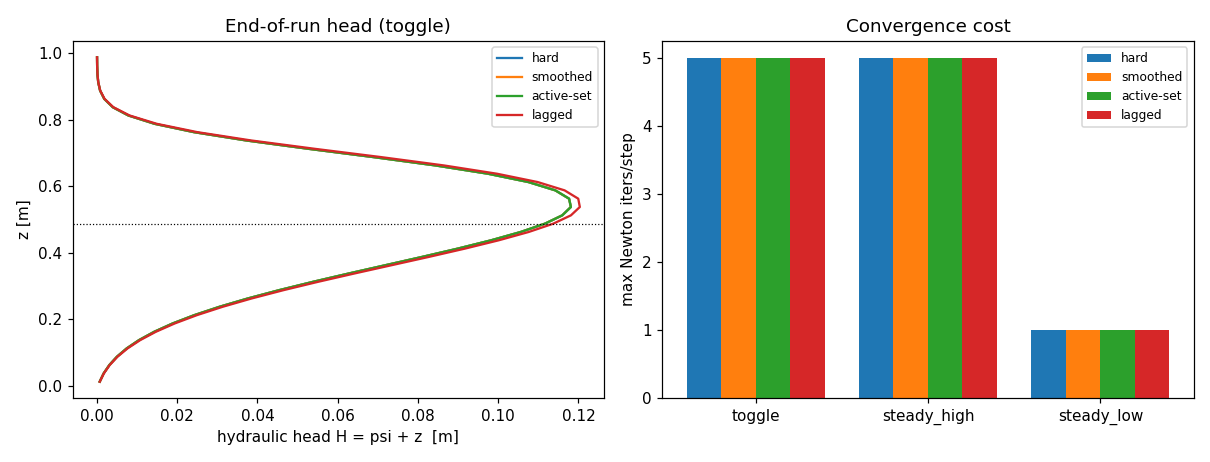

Here is the Python script that generated this plot:
"""
PIDS de-risking probe — reverse one-way "catch-valve" numerical tractability
============================================================================

PURPOSE
    Isolate and stress-test the SOLE decisive engineered-BC primitive for PIDS:
    the REVERSE catch-valve. It ADMITS surface-runoff INFLUX when a prescribed
    surface head h_surf exceeds the local subsurface hydraulic head H_node, and
    BLOCKS all groundwater OUTFLOW (flux clamped to >= 0) — the INVERSE of a
    conventional tile drain. The cross-engine analysis showed this is a non-smooth
    complementarity / Signorini condition  q = C*max(0, h_surf - H_node), whose
    kink at the threshold is the universal Newton "active-set chatter" hazard for
    every candidate engine. Proving it tractable here (pure Python, plain Windows)
    de-risks all of them at once, before any PETSc/Fortran build.

HOST PDE
    1-D vertical variably-saturated flow (mixed-form Richards, van Genuchten /
    Mualem), cell-centred finite volume, backward Euler, Newton with a NUMERICAL
    Jacobian (robust; no hand-coded derivatives). z is positive UP; H = psi + z;
    fluxes positive UP. Bottom: Dirichlet head (water table). Top: no-flow.

    HOST SANITY GATE: the initial condition H = 0 everywhere (psi = -z) is the
    EXACT steady state for (bottom H=0, top no-flow, valve shut). The 'steady_low'
    scenario must therefore converge in ~1 iteration with ~zero mass-balance error.
    If it does not, the host is wrong and no valve result can be trusted.

VALVE VARIANTS
    hard       : q = C*max(0, dh).                 (kink; Jacobian via FD)
    smoothed   : q = C*softplus_eps(dh).           (smooth)
    active-set : q = C*max(0, dh), active set frozen during the Jacobian (semismooth)
    lagged     : q evaluated at the PREVIOUS time level (operator-split / external
                 coupling style) — tests the synthesis warning that lagged switching
                 chatters / leaks mass vs. an implicit in-solver hook.

Runs with: Python 3 + NumPy + SciPy (+ Matplotlib for an optional figure).
"""

from __future__ import annotations
import numpy as np


# ----------------------------------------------------------------------------
# Soil hydraulic properties — van Genuchten / Mualem (well-behaved loam)
# ----------------------------------------------------------------------------
class VG:
    theta_r, theta_s = 0.078, 0.43
    alpha, n = 3.6, 1.56
    m = 1.0 - 1.0 / n
    Ks = 0.25  # m/day

    @staticmethod
    def theta(psi):
        psi = np.clip(np.asarray(psi, float), -1e3, 1e3)
        out = np.full_like(psi, VG.theta_s)
        u = psi < 0.0
        Se = (1.0 + (VG.alpha * np.abs(psi[u])) ** VG.n) ** (-VG.m)
        out[u] = VG.theta_r + (VG.theta_s - VG.theta_r) * Se
        return out

    @staticmethod
    def K(psi):
        psi = np.clip(np.asarray(psi, float), -1e3, 1e3)
        out = np.full_like(psi, VG.Ks)
        u = psi < 0.0
        Se = (1.0 + (VG.alpha * np.abs(psi[u])) ** VG.n) ** (-VG.m)
        out[u] = VG.Ks * np.sqrt(Se) * (1.0 - (1.0 - Se ** (1.0 / VG.m)) ** VG.m) ** 2
        return out


# ----------------------------------------------------------------------------
# Grid / domain
# ----------------------------------------------------------------------------
L, N = 1.0, 40
dz = L / N
zc = dz * (np.arange(N) + 0.5)            # cell centres, z up from 0 (bottom)
i_valve = int(np.argmin(np.abs(zc - 0.5)))
H_bot = 0.0                               # Dirichlet hydraulic head at z=0


def softplus_eps(x, eps):
    z = x / eps
    return eps * (np.maximum(z, 0.0) + np.log1p(np.exp(-np.abs(z))))


def faces_flux(psi):
    """Face fluxes (positive UP): bottom face, N-1 interior faces, top face(=0)."""
    K = VG.K(psi)
    Kf = 0.5 * (K[:-1] + K[1:])                       # interior interfaces
    q_int = -Kf * ((psi[1:] - psi[:-1]) / dz + 1.0)   # q_{i+1/2}, i=0..N-2
    psi_ghost = H_bot + dz / 2.0                       # ghost centre at z=-dz/2
    Kb = 0.5 * (VG.K(np.array([psi[0]]))[0] + VG.K(np.array([psi_ghost]))[0])
    q_bot = -Kb * ((psi[0] - psi_ghost) / dz + 1.0)    # at z=0, into domain if >0
    return q_bot, q_int


def valve_flux(psi, psi_lag, h_now, h_lag, Cv, variant, eps):
    """Reverse catch-valve inflow at i_valve [m/day], always >= 0."""
    if variant == "lagged":
        dh = h_lag - (psi_lag[i_valve] + zc[i_valve])
        return Cv * max(0.0, dh)
    dh = h_now - (psi[i_valve] + zc[i_valve])
    if variant == "smoothed":
        return Cv * softplus_eps(dh, eps)
    return Cv * max(0.0, dh)                            # hard / active-set


def residual(psi, psi_n, psi_lag, dt, h_now, h_lag, Cv, variant, eps):
    theta = VG.theta(psi)
    theta_n = VG.theta(psi_n)
    q_bot, q_int = faces_flux(psi)
    # net upward flux divergence per cell: (q_into_bottom - q_out_top)
    q_in = np.empty(N)
    q_in[0] = q_bot
    q_in[1:] = q_int                                   # bottom face of cell i = q_{i-1/2}
    q_out = np.empty(N)
    q_out[:-1] = q_int                                 # top face of cell i = q_{i+1/2}
    q_out[-1] = 0.0                                     # no-flow top
    F = dz * (theta - theta_n) / dt - (q_in - q_out)
    F[i_valve] -= valve_flux(psi, psi_lag, h_now, h_lag, Cv, variant, eps)
    return F


def newton_step(psi_n, psi_lag, dt, h_now, h_lag, Cv, variant, eps,
                tol=1e-9, maxit=60):
    psi = psi_n.copy()
    active0 = None
    flips = 0
    for it in range(1, maxit + 1):
        F = residual(psi, psi_n, psi_lag, dt, h_now, h_lag, Cv, variant, eps)
        # numerical Jacobian (dense, N x N — trivial here)
        J = np.zeros((N, N))
        for j in range(N):
            d = 1e-7 * (1.0 + abs(psi[j]))
            pp = psi.copy(); pp[j] += d
            Fp = residual(pp, psi_n, psi_lag, dt, h_now, h_lag, Cv, variant, eps)
            J[:, j] = (Fp - F) / d
        try:
            delta = np.linalg.solve(J, -F)
        except np.linalg.LinAlgError:
            return psi, it, flips, False
        # damp very large steps to keep property eval in range
        big = np.max(np.abs(delta))
        if big > 5.0:
            delta *= 5.0 / big
        psi = psi + delta
        # chatter bookkeeping (active state of the implicit valve)
        if variant != "lagged":
            act = (h_now - (psi[i_valve] + zc[i_valve])) > 0.0
            if active0 is not None and act != active0:
                flips += 1
            active0 = act
        if np.max(np.abs(delta)) < tol:
            return psi, it, flips, True
    return psi, maxit, flips, False


def run(variant, hsurf_fn, Cv, dt=0.005, T=1.0, eps=2e-3):
    nsteps = int(round(T / dt))
    psi = -zc.copy()
    theta0 = VG.theta(psi)
    S0 = np.sum(theta0) * dz
    iters_max, flips_tot, nonconv = 0, 0, 0
    valve_cum, bot_cum, min_thru = 0.0, 0.0, np.inf
    maxHv = -np.inf
    h_lag = hsurf_fn(0.0)
    psi_lag = psi.copy()
    for k in range(nsteps):
        t = (k + 1) * dt
        h_now = hsurf_fn(t)
        psi_new, it, flips, ok = newton_step(psi, psi_lag, dt, h_now, h_lag, Cv, variant, eps)
        iters_max = max(iters_max, it)
        flips_tot += flips
        if not ok:
            nonconv += 1
        # diagnostics from the accepted state
        qv = valve_flux(psi_new, psi_lag, h_now, h_lag, Cv, variant, eps)
        valve_cum += qv * dt
        min_thru = min(min_thru, qv)
        maxHv = max(maxHv, psi_new[i_valve] + zc[i_valve])
        q_bot, _ = faces_flux(psi_new)
        bot_cum += q_bot * dt
        psi_lag = psi.copy()
        psi = psi_new
        h_lag = h_now
    S_end = np.sum(VG.theta(psi)) * dz
    dS = S_end - S0
    mb = dS - (bot_cum + valve_cum)            # storage change = net in at bottom + valve in
    scale = max(abs(dS), abs(valve_cum), abs(bot_cum), 1e-12)
    return dict(variant=variant, iters_max=iters_max, flips=flips_tot, nonconv=nonconv,
                valve_cum=valve_cum, bot_cum=bot_cum, mb_rel=mb / scale,
                min_thru=min_thru, maxHv=maxHv, psi_end=psi)


# ----------------------------------------------------------------------------
# Scenarios — prescribed surface head h_surf(t); node head starts at H=0
# ----------------------------------------------------------------------------
def s_toggle(t):
    if t < 0.2:  return -0.20                               # closed
    if t < 0.5:  return  0.30                               # wide open
    if t < 0.7:  return 0.03 * np.sign(np.sin(2*np.pi*(t-0.5)/0.04))  # toggling at threshold
    return -0.20                                            # closed

def s_high(t): return 0.30
def s_low(t):  return -0.30
def s_above(t): return 0.05   # pinned just above the initial node head (H=0): stresses the switch

SCENARIOS = {"toggle": s_toggle, "steady_high": s_high, "steady_low": s_low}
VARIANTS = ["hard", "smoothed", "active-set", "lagged"]


def decide_pass_fail(R):
    ok, msgs = True, []
    # host sanity: steady_low must be an essentially-trivial, mass-conserving solve
    h = R[("steady_low", "hard")]
    if h["nonconv"] > 0 or abs(h["mb_rel"]) > 1e-6 or h["iters_max"] > 6:
        ok = False
        msgs.append(f"[FAIL host] steady_low: nonconv={h['nonconv']} mb_rel={h['mb_rel']:.2e} maxit={h['iters_max']}")
    else:
        msgs.append(f"[ok host] steady_low equilibrium held: maxit={h['iters_max']} mb_rel={h['mb_rel']:.2e}")
    for sc in SCENARIOS:
        for v in ["smoothed", "active-set"]:
            r = R[(sc, v)]
            if r["nonconv"] > 0:
                ok = False; msgs.append(f"[FAIL] {v}/{sc}: {r['nonconv']} non-converged steps")
            if abs(r["mb_rel"]) > 1e-6:
                ok = False; msgs.append(f"[FAIL] {v}/{sc}: mass-balance rel {r['mb_rel']:.2e} > 1e-6")
            if r["min_thru"] < -1e-10:
                ok = False; msgs.append(f"[FAIL] {v}/{sc}: valve leaked OUTFLOW {r['min_thru']:.2e}")
            if r["iters_max"] > 15:
                msgs.append(f"[warn] {v}/{sc}: max iters {r['iters_max']} > 15")
    return ok, msgs


def main():
    Cv = 0.5
    R = {}
    print(f"Grid N={N} dz={dz:.4f} m | valve node {i_valve} (z={zc[i_valve]:.3f} m) | "
          f"Cv={Cv} m/day/m | dt=0.005 day, T=1 day\n")
    hdr = (f"{'scenario':12} {'variant':11} {'maxit':>5} {'flips':>5} {'nonconv':>7} "
           f"{'valve_in[m]':>11} {'bot_net[m]':>10} {'massbal_rel':>12} {'min_thru':>11}")
    print(hdr); print("-" * len(hdr))
    for sc, fn in SCENARIOS.items():
        for v in VARIANTS:
            r = run(v, fn, Cv); R[(sc, v)] = r
            mt = "n/a" if not np.isfinite(r["min_thru"]) else f"{r['min_thru']:11.3e}"
            print(f"{sc:12} {v:11} {r['iters_max']:5d} {r['flips']:5d} {r['nonconv']:7d} "
                  f"{r['valve_cum']:11.5f} {r['bot_cum']:10.5f} {r['mb_rel']:12.3e} {mt:>11}")
    print()
    ok, msgs = decide_pass_fail(R)
    for line in msgs: print(line)
    print("\n==> RESULT:",
          "PASS — reverse catch-valve is numerically tractable in the cheap setting."
          if ok else "FAIL — escalate to exact-VI engine-embedded probe before committing.")

    print("\nImplicit-in-solver vs lagged operator-split (toggle scenario):")
    for v in ["hard", "smoothed", "active-set", "lagged"]:
        r = R[("toggle", v)]
        print(f"  {v:11}: maxit={r['iters_max']:3d} flips={r['flips']:3d} nonconv={r['nonconv']:3d} mb_rel={r['mb_rel']:.2e}")

    print("\nSmoothing-eps leak near the threshold (h_surf = dh below node head; softplus admits a spurious trickle):")
    for dh in [-0.05, -0.01, -0.002]:
        line = f"  dh={dh:+.3f} m:"
        for eps in [1e-2, 2e-3, 5e-4]:
            r = run("smoothed", (lambda v: (lambda t: v))(dh), Cv, eps=eps)
            line += f"  eps={eps:.0e}->leak={r['valve_cum']:.2e}m"
        print(line)

    print("\nSTRESS sweep — high conductance x large dt, surface head pinned just above threshold")
    print("(synthesis predicted hard/lagged chatter or blow-up here; implicit smoothed/active-set should hold)")
    sh = (f"{'Cv':>6} {'dt':>6} {'variant':11} {'maxit':>5} {'flips':>5} {'nonconv':>7} "
          f"{'maxH_valve':>10} {'mb_rel':>11}")
    print(sh); print("-" * len(sh))
    for Cv_s in [5.0, 50.0, 500.0]:
        for dt_s in [0.02, 0.1]:
            for v in VARIANTS:
                r = run(v, s_above, Cv_s, dt=dt_s, T=1.0)
                flag = "  <-- broke" if (r["nonconv"] > 0 or abs(r["mb_rel"]) > 1e-6 or r["maxHv"] > 5.0) else ""
                print(f"{Cv_s:6.0f} {dt_s:6.3f} {v:11} {r['iters_max']:5d} {r['flips']:5d} "
                      f"{r['nonconv']:7d} {r['maxHv']:10.3f} {r['mb_rel']:11.2e}{flag}")

    try:
        make_figure(R); print("\nSaved figure: scratch/catchvalve_probe.png")
    except Exception as e:
        print(f"\n(figure skipped: {e})")


def make_figure(R):
    import matplotlib; matplotlib.use("Agg")
    import matplotlib.pyplot as plt
    fig, ax = plt.subplots(1, 2, figsize=(11, 4.2))
    for v in VARIANTS:
        ax[0].plot(R[("toggle", v)]["psi_end"] + zc, zc, label=v)
    ax[0].axhline(zc[i_valve], ls=":", c="k", lw=0.8)
    ax[0].set_xlabel("hydraulic head H = psi + z  [m]"); ax[0].set_ylabel("z [m]")
    ax[0].set_title("End-of-run head (toggle)"); ax[0].legend(fontsize=8)
    names = list(SCENARIOS); x = np.arange(len(names)); w = 0.2
    for j, v in enumerate(VARIANTS):
        ax[1].bar(x + (j-1.5)*w, [R[(s, v)]["iters_max"] for s in names], w, label=v)
    ax[1].set_xticks(x); ax[1].set_xticklabels(names); ax[1].set_ylabel("max Newton iters/step")
    ax[1].set_title("Convergence cost"); ax[1].legend(fontsize=8)
    fig.tight_layout(); fig.savefig("scratch/catchvalve_probe.png", dpi=110)


if __name__ == "__main__":
    main()
